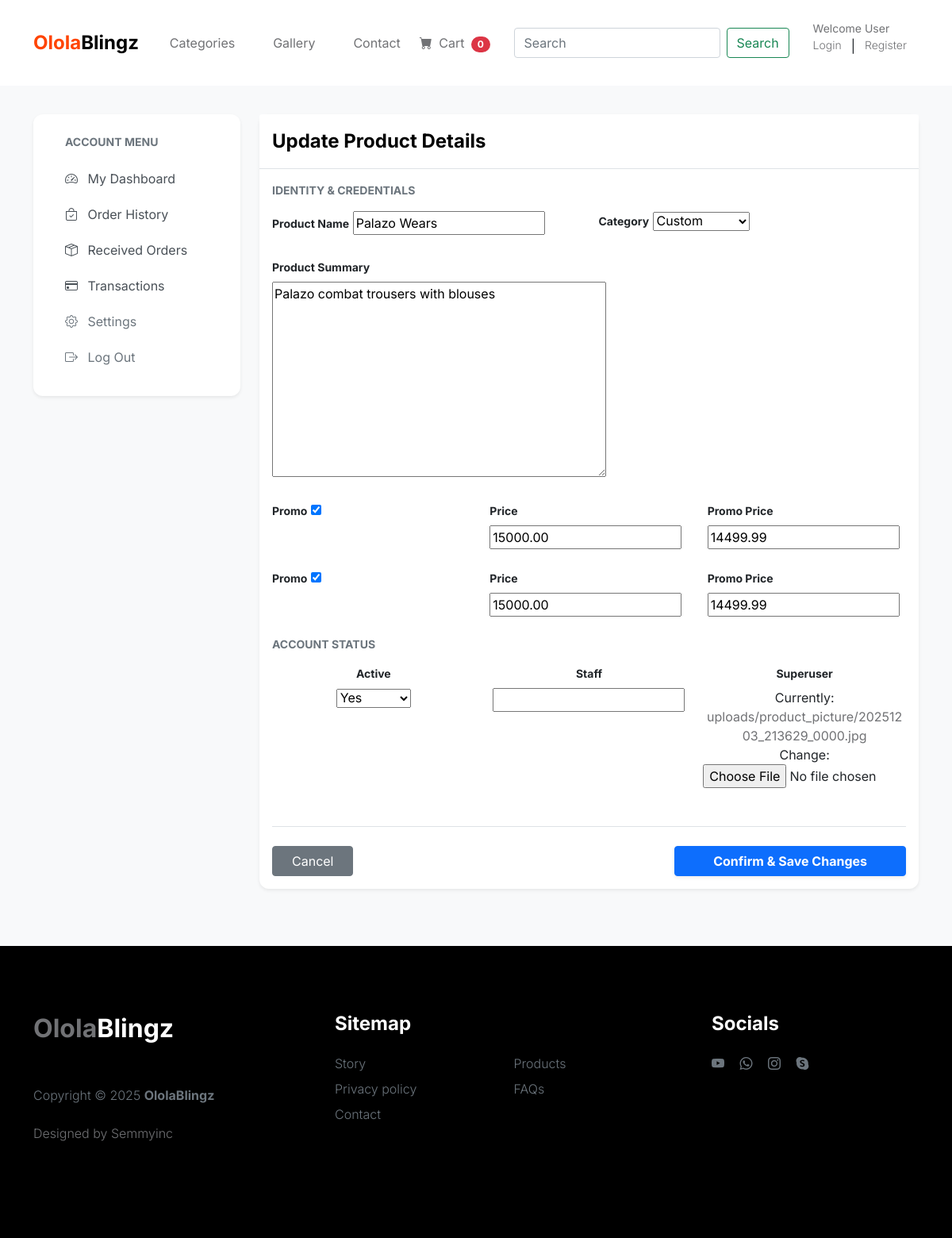
The app's page /dashboard/dashboard_edit_product/palazo-wears/, older data.
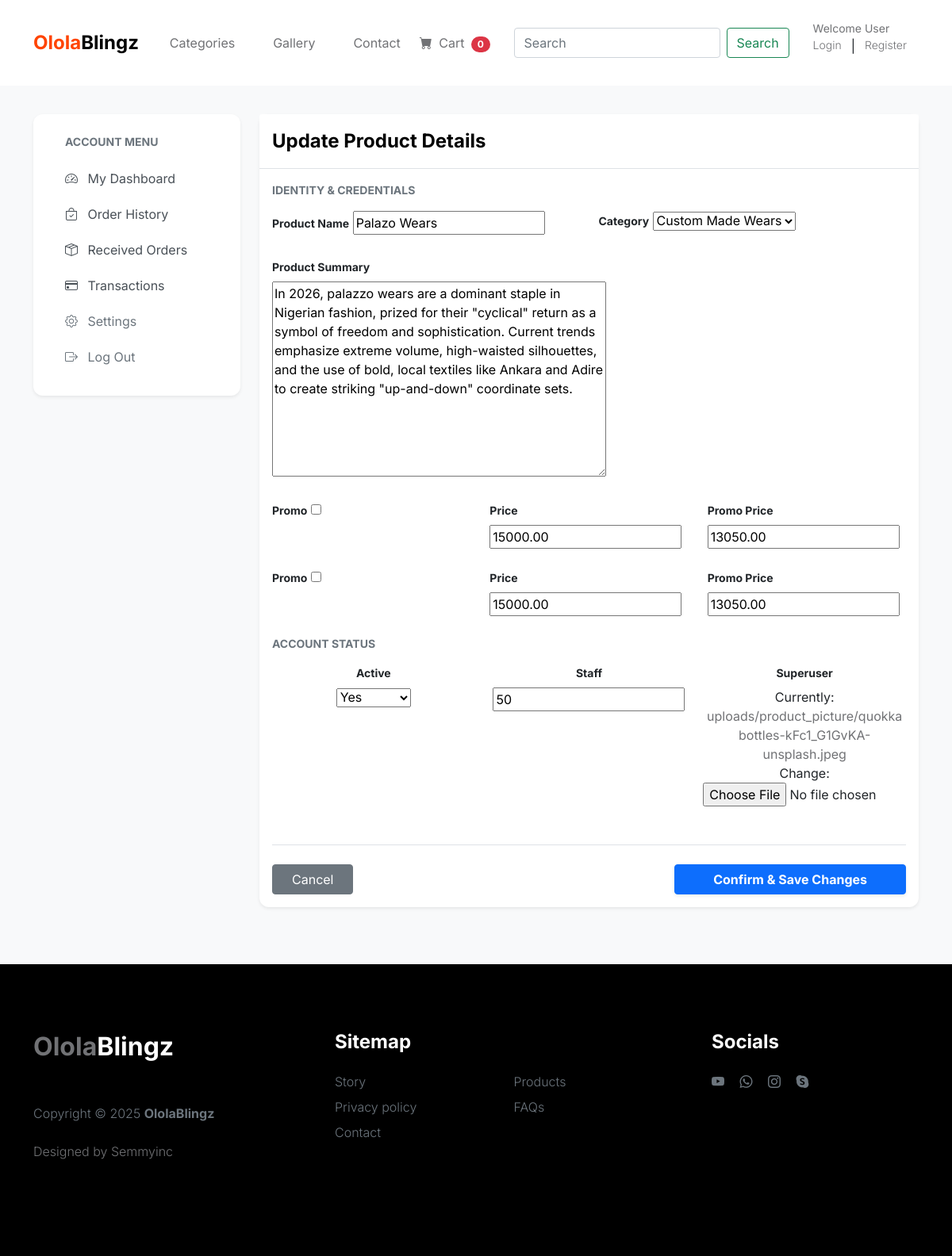
The same page, newer data.
### product/models.py (models this page shows, shortened)
class Product(models.Model):
    product_name = models.CharField(max_length=50)
    slug = models.SlugField()
    category = models.ForeignKey(Category, on_delete=models.CASCADE, null=True, blank=True)
    description = models.TextField()
    promo = models.BooleanField(default=False)
    price = models.DecimalField(max_digits=7, decimal_places=2)
    promo_price = models.DecimalField(max_digits=7, decimal_places=2)
    image = models.ImageField(upload_to='uploads/product_picture', default='default.jpg')
    available = models.BooleanField(default=True, blank=True, null=True)
    created_at = models.DateTimeField(auto_now_add=True, blank=True, null=True)
    modified_at = models.DateTimeField(auto_now=True, blank=True, null=True)
    stock_level = models.IntegerField(blank=True, null=True)

### dashboard/views.py (the view, shortened to what this page needs)
# urls.py: path('dashboard_edit_product/<slug:slug>/', views.dashboard_edit_product, name='dashboard_edit_product'),
def dashboard_edit_product(request, slug):
    product = get_object_or_404(Product, slug=slug)
    form = ProductForm(instance=product)
    context = {'form':form}
    return render(request, 'dashboard/dashboard_edit_product.html', context)

### dashboard/forms.py
class ProductForm(forms.ModelForm):
    class Meta:
        model = Product
        fields = '__all__'

### cart/context_processors.py (called while the page is built)
def cart_counter(request):
    cart_count = 0
    if 'admin' in request.path:
        return {}
    else:
        try:
            if request.user.is_authenticated:
                cart_items = CartItem.objects.all().filter(user=request.user)
            else:
                cart = Cart.objects.filter(cart_id=_cart_id(request))
                cart_items = CartItem.objects.all().filter(cart=cart[:1])
            for cart_item in cart_items:
                cart_count += cart_item.quantity
        except Cart.DoesNotExist:
            cart_count = 0
    return dict(cart_count=cart_count)

### cart/views.py (called while the page is built)
def _cart_id(request):
    cart = request.session.session_key
    if not cart:
        cart = request.session.create()
    return cart

### product/context_processors.py (called while the page is built)
def category_menu_links(request):
    links = Category.objects.all()
    return {'links':links}

### product/models.py (called while the page is built)
    def __str__(self):
        return self.category_name

    def get_slug_url(self):
        return reverse('products_by_category', args=[self.slug])

### templates/dashboard/dashboard_edit_product.html (shortened to what the changed rows need)
{% extends 'base.html' %}
{% block content %}
<br><br><br><br>
<link rel="stylesheet" href="https://cdn.jsdelivr.net">
<section class="section-content padding-y-sm bg-light-soft min-vh-100">
    <div class="container py-5">
        <div class="row">
            <main class="col-lg-9">
                <div class="card shadow-sm mb-4">
                    <div class="card-body border-top">
                        <form method="POST" enctype="multipart/form-data">
                        <div class="row mb-4">
                            <div class="col-md-6">
                                <label class="form-label small fw-bold">Product Name</label>
                                {{ form.product_name }}
                            </div>
                            <div class="col-md-6">
                                <label class="form-label small fw-bold">Category</label>
                                {{ form.category }}
                            </div>
                        </div>
                        <div class="row mb-4">
                            <div class="col-md-6">
                                <label class="form-label small fw-bold">Product Summary</label>
                                {{ form.description }}
                            </div>
                        </div>
                        <div class="row mb-4">
                            <div class="col-md-4">
                                <label class="form-label small fw-bold">Promo</label>
                                {{ form.promo }}
                            </div>
                            <div class="col-md-4">
                                <label class="form-label small fw-bold">Price</label>
                                {{ form.price }}
                            </div>
                            <div class="col-md-4">
                                <label class="form-label small fw-bold">Promo Price</label>
                                {{ form.promo_price }}
                            </div>
                        </div>
                        <div class="row mb-4">
                            <div class="col-md-4">
                                <label class="form-label small fw-bold">Promo</label>
                                {{ form.promo }}
                            </div>
                            <div class="col-md-4">
                                <label class="form-label small fw-bold">Price</label>
                                {{ form.price }}
                            </div>
                            <div class="col-md-4">
                                <label class="form-label small fw-bold">Promo Price</label>
                                {{ form.promo_price }}
                            </div>
                        </div>
                        <div class="row mb-5 g-3">
                            <div class="col-md-4">
                                <div class="permission-box text-center">
                                    <label class="d-block small fw-bold mb-2">Active</label>
                                    {{ form.available }}
                                </div>
                            </div>
                            <div class="col-md-4">
                                <div class="permission-box text-center">
                                    <label class="d-block small fw-bold mb-2">Staff</label>
                                    {{ form.stock_level }}
                                </div>
                            </div>
                            <div class="col-md-4">
                                <div class="permission-box text-center">
                                    <label class="d-block small fw-bold mb-2">Superuser</label>
                                    {{ form.image }}
                                </div>
                            </div>
                        </div>
                    </form>
                    </div>
                </div>
            </main>
        </div>
    </div>
</section>
{% endblock %}

Row changes from the older to the newer data that the page shows:
changed Product "Palazo Wears": category "Custom" → "Custom Made Wears"; description "Palazo combat trousers with blouses" → "In 2026, palazzo wears are a dominant staple in Nigerian fashion, prized for their \"cyclical\" return as a symbol of freedom and sophistication. Current trends emphasize extreme volume, high-waisted silhouettes, and the use of bold, local textiles like Ankara and Adire to create striking \"up-and-down\" coordinate sets."; promo "☑" → "☐"; promo_price "14499.99" → "13050.00"; stock_level (not shown) → "50"
Text that changed along with them:
text no longer shown: "Currently: uploads/product_picture/20251203_213629_0000.jpg Change:"
text now shown: "Currently: uploads/product_picture/quokkabottles-kFc1_G1GvKA-unsplash.jpeg Change:"
